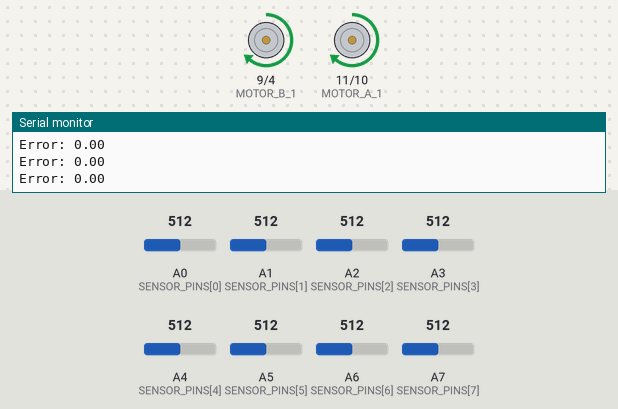
Bench run of a sketch on a simulated Arduino Nano, built with avr-gcc and run on an emulated ATmega328P. Parts: motor-driver pin pairs drawn as motors (green arrow = first pin HIGH = forward, orange = second pin HIGH = backward, longer = more drive), the last lines printed to the serial monitor. The inputs (shaded band) are chosen by the test bench; at power-on: A0 (SENSOR_PINS[0]) = 512, A7 (SENSOR_PINS[7]) = 512, A1 (SENSOR_PINS[1]) = 512, A2 (SENSOR_PINS[2]) = 512, A3 (SENSOR_PINS[3]) = 512, A4 (SENSOR_PINS[4]) = 512, A5 (SENSOR_PINS[5]) = 512, A6 (SENSOR_PINS[6]) = 512.

Above: at 1.2 s.
1.3 s: A0 (SENSOR_PINS[0]) set to 934
2.8 s: A0 (SENSOR_PINS[0]) set to 960
At 3.4 s:
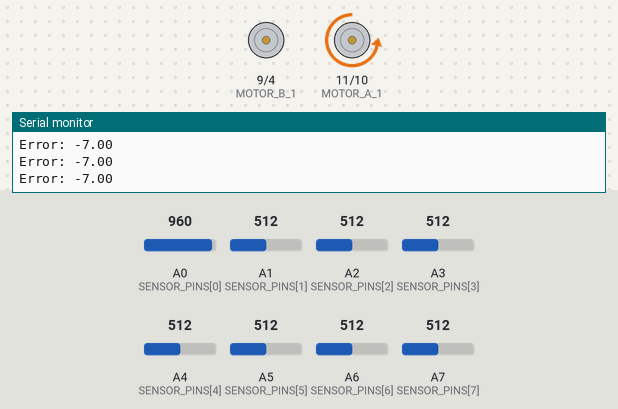
4.3 s: A7 (SENSOR_PINS[7]) set to 933
5.8 s: A7 (SENSOR_PINS[7]) set to 961
At 6.4 s:
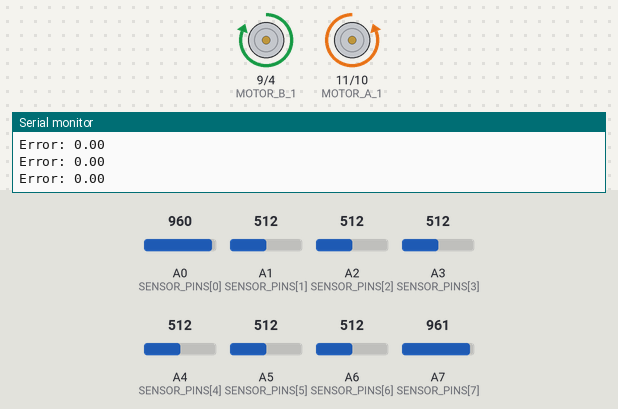
7.3 s: A1 (SENSOR_PINS[1]) set to 941
10.3 s: A1 (SENSOR_PINS[1]) set to 967
At 11.1 s:
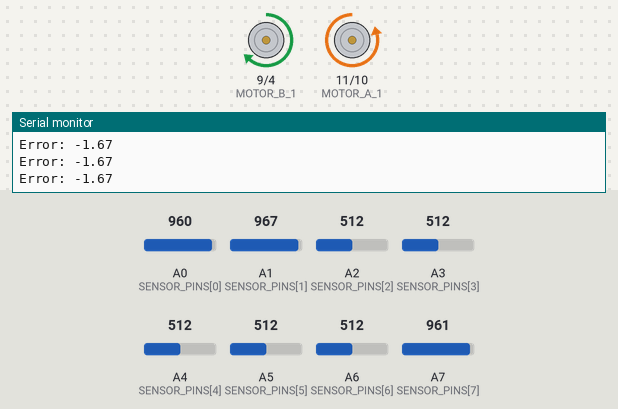
Timing chart, 0 to 12.8 s (numbered marks = the images above; inputs shaded):
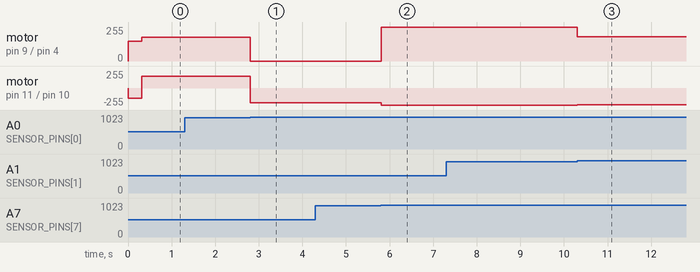

Measured:
- the behaviour switches between 950 and 951 on A0 (SENSOR_PINS[0]) (found by bisection; images 0 and 1)
- the behaviour switches between 950 and 951 on A7 (SENSOR_PINS[7]) (found by bisection; images 1 and 2)
- the behaviour switches between 950 and 951 on A1 (SENSOR_PINS[1]) (found by bisection; images 2 and 3)
- after the input at 1.3 s, every drawn part: stays the same
- after the input at 2.8 s, motor on pin 9 (MOTOR_B_1) / pin 4 (MOTOR_B_2): forward 180/255 → stopped at once; motor on pin 11 (MOTOR_A_1) / pin 10 (MOTOR_A_2): forward 180/255 → backward 220/255 at once
- after the input at 5.8 s, motor on pin 9 (MOTOR_B_1) / pin 4 (MOTOR_B_2): stopped → forward 255/255 at once; motor on pin 11 (MOTOR_A_1) / pin 10 (MOTOR_A_2): backward 220/255 → backward 255/255 at once
- after the input at 10.3 s, motor on pin 9 (MOTOR_B_1) / pin 4 (MOTOR_B_2): forward 255/255 → forward 181/255 at once; motor on pin 11 (MOTOR_A_1) / pin 10 (MOTOR_A_2): backward 255/255 → backward 248/255 at once

The sketch:

FollowTheLine.ino
```cpp
// ============================================================
//  Line Following Robot
// ============================================================

// --- Motor Pins ---
const int MOTOR_A_1 = 11;  // Left  backward
const int MOTOR_A_2 = 10;  // Left  forward
const int MOTOR_B_1 = 9;   // Right forward
const int MOTOR_B_2 = 4;   // Right backward

// --- Sensor Config ---
const int SENSOR_COUNT = 8;
const int SENSOR_PINS[8] = {A0, A1, A2, A3, A4, A5, A6, A7};
const int SENSOR_WEIGHTS[8] = {-7, -5, -3, -1, 1, 3, 5, 7};
const int SENSOR_THRESHOLD = 950;

// --- PD Tuning ---
const float Kp = 20.0;
const float Kd = 12.0;

// --- Speed Config ---
const int SPEED_STRAIGHT = 255;
const int SPEED_CURVE_MIN = 80;
const int SPEED_SEARCH = 150;
const int SPEED_PIVOT = 180;

// --- Timing ---
const unsigned long FINISH_CONFIRM_MS = 100;
const unsigned long LINE_SEARCH_MS = 300;

// --- State ---
float lastError = 0;
float savedLastError = 0;

bool  finishDetected = false;
bool  lineLost = false;

unsigned long finishTimer = 0;
unsigned long lineLostTimer = 0;

// ============================================================

void setup() {
  pinMode(MOTOR_A_1, OUTPUT);
  pinMode(MOTOR_A_2, OUTPUT);
  pinMode(MOTOR_B_1, OUTPUT);
  pinMode(MOTOR_B_2, OUTPUT);
  stopMotors();
  Serial.begin(9600);
}

// ============================================================

void setMotor(int pin_fwd, int pin_bwd, int speed) {
  speed = constrain(speed, -255, 255);
  if (speed >= 0) {
    analogWrite(pin_fwd, speed);
    analogWrite(pin_bwd, 0);
  } else {
    analogWrite(pin_fwd, 0);
    analogWrite(pin_bwd, abs(speed));
  }
}

void stopMotors() {
  analogWrite(MOTOR_A_1, 0);
  analogWrite(MOTOR_A_2, 0);
  analogWrite(MOTOR_B_1, 0);
  analogWrite(MOTOR_B_2, 0);
}

void pivotToward(float direction) {
  int s;
  if (direction > 0) {
    s = SPEED_PIVOT;
  }
  else {
    s = -SPEED_PIVOT;
  }
  setMotor(MOTOR_A_2, MOTOR_A_1,  s);
  setMotor(MOTOR_B_1, MOTOR_B_2, -s);
}

// ============================================================

void loop() {
  // --- Read sensors ---
  long weightedSum = 0;
  long activeCount = 0;

  for (int i = 0; i < SENSOR_COUNT; i++) {
    int active;
    if (analogRead(SENSOR_PINS[i]) > SENSOR_THRESHOLD) {
      active = 1;
    } else {
      active = 0;
    }
    weightedSum += active * SENSOR_WEIGHTS[i];
    activeCount += active;
  }

  // --- Finish line: all sensors active for >FINISH_CONFIRM_MS ---
  if (activeCount == SENSOR_COUNT) {
    if (!finishDetected) {
      finishDetected = true;
      finishTimer = millis();
    }
    if (millis() - finishTimer > FINISH_CONFIRM_MS) {
      stopMotors();
      Serial.println("Finish line detected");
      while (true);
    }
  }
  else {
    finishDetected = false;
  }

  // --- Determine position and baseSpeed ---
  float position;
  int   baseSpeed;

  if (activeCount > 0) {
    position = (float)weightedSum / activeCount;
    baseSpeed = map((int)(abs(position) * 10), 0, 70, SPEED_STRAIGHT, SPEED_CURVE_MIN);

    lineLost  = false;
    lineLostTimer = 0;
    lastError = position;

  }
  else {
    if (!lineLost) {
      lineLost = true;
      lineLostTimer = millis();
      savedLastError = lastError;
    }

    if (millis() - lineLostTimer < LINE_SEARCH_MS) {
      // Phase 1: continue current arc, line probably just mid-turn
      position = savedLastError;
      baseSpeed = SPEED_SEARCH;
    }
    else {
      // Phase 2: truly lost — pivot hard toward last known side
      pivotToward(savedLastError);
      return;
    }
  }

  // --- PD correction ---
  float correction = Kp * position;
  if (abs(position) <= 4.0) {
    correction += Kd * (position - lastError);  // Add D term on gentle curves only
  }
  lastError = position;  // Fixed: was missing from previous version

  // --- Drive ---
  setMotor(MOTOR_A_2, MOTOR_A_1, baseSpeed - correction);  // Left
  setMotor(MOTOR_B_1, MOTOR_B_2, baseSpeed + correction);  // Right

  Serial.print("Error: ");
  Serial.println(position);
}
```
